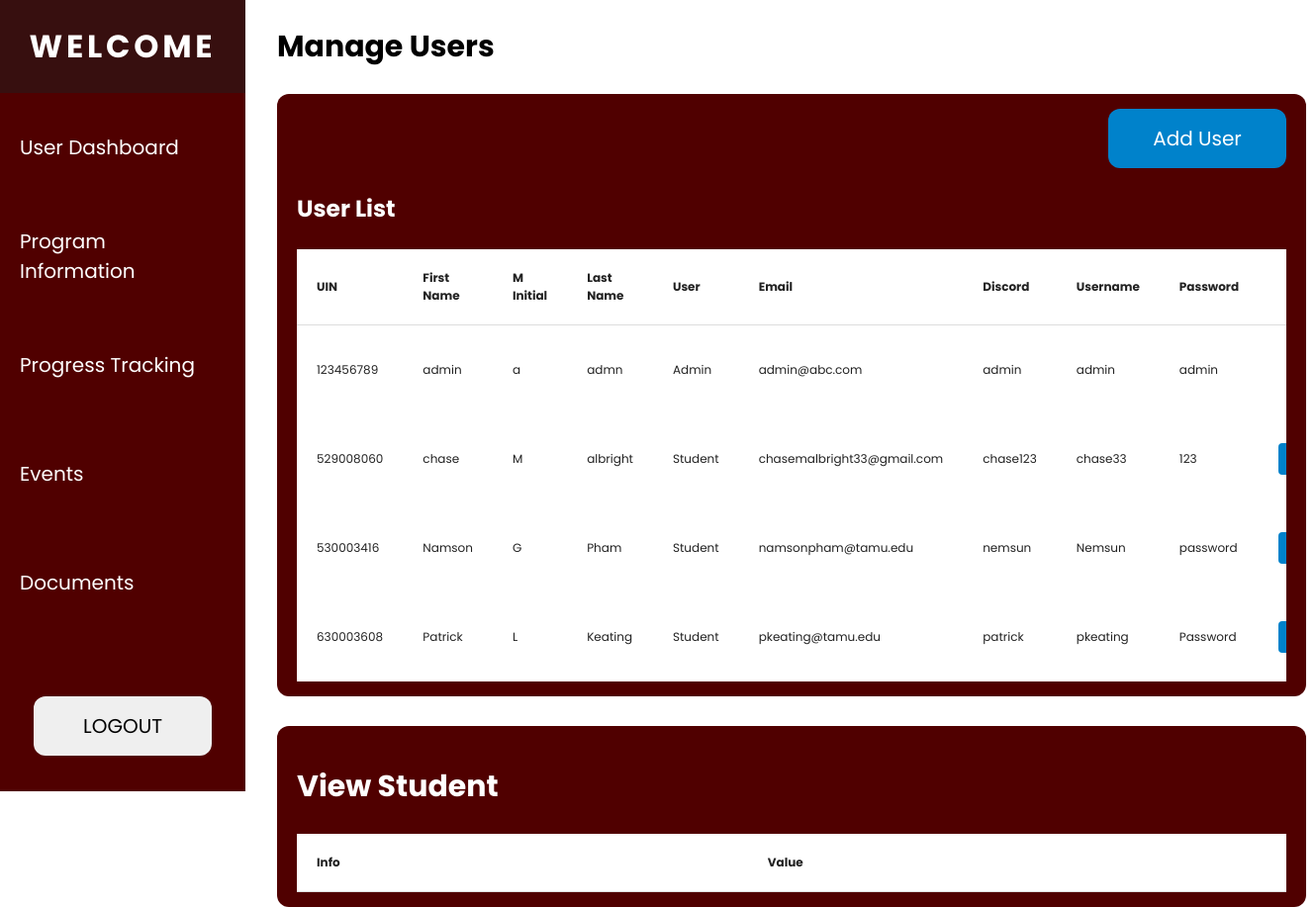
The page /pages/user_admin.php (signed in) on the database its author committed.
### tables this page shows
CREATE TABLE `users` (
  `UIN` int(255) NOT NULL,
  `First_name` varchar(255) NOT NULL,
  `M_Initial` char(1) NOT NULL,
  `Last_Name` varchar(255) NOT NULL,
  `Username` varchar(255) NOT NULL,
  `Passwords` varchar(255) NOT NULL,
  `User_Type` varchar(255) NOT NULL,
  `Email` varchar(255) NOT NULL,
  `Discord` varchar(255) NOT NULL
);

### pages/user_admin.php (the view, shortened to what this page needs)
<?php include '../assets/user_admin_header.php';
include '../assets/navbar.php';
include_once '../includes/dbh.inc.php';
?>
<div class="main-container margin-left-280">
    <div class="header">
        <h2>Manage Users</h2>
    </div>
    <div class="table-wrapper">
    <div class="flex flex-col align-end">
        <button class="add-btn" id="open-user-modal">Add User</button>
    </div>
        <h3>User List</h3>
        <?php
            $stmt = $conn->prepare("SELECT * FROM users");
            $stmt->execute();
            $result = $stmt->get_result();
        ?>
        <div class="table-container">
            <table id="userTable">
                <thead>
                    <tr>
                        <th>UIN</th>
                        <th>First Name</th>
                        <th>M Initial</th>
                        <th>Last Name</th>
                        <th>User</th>
                        <th>Email</th>
                        <th>Discord</th>
                        <th>Username</th>
                        <th>Password</th>
                        <th class="hidden">.</th>
                    </tr>
                </thead>
                <tbody>
                    <?php
                    if(mysqli_num_rows($result) > 0) {
                        while($row = mysqli_fetch_assoc($result)) {
                            ?>
                            <tr>
                                <td><?php echo $row['UIN']; ?></td>
                                <td><?php echo $row['First_name']; ?></td>
                                <td><?php echo $row['M_Initial']; ?></td>
                                <td><?php echo $row['Last_Name']; ?></td>
                                <td><?php echo $row['User_Type']; ?></td>
                                <td><?php echo $row['Email']; ?></td>
                                <td><?php echo $row['Discord']; ?></td>
                                <td><?php echo $row['Username']; ?></td>
                                <td><?php echo $row['Passwords']; ?></td>
                                <?php if ($row['User_Type'] == 'Student') { ?>
                                <td>
                                    <form action="user_admin.php" method="POST">
                                        <button type="submit" name="view_btn" class="table-btn view-btn">VIEW</button>
                                    </form>
                                </td>
                                <?php } else { ?>
                                    <td> </td>
                                <?php } ?>
                            </tr>
                            <?php
                        }
                    } else {
                        echo "No Users Found";
                    }
                    ?>
                </tbody>
            </table>
        </div>
    </div>
    <br>
    <div class="table-wrapper" id="specificTable">
        <h2> View Student </h2>
        <div class="table-container">
            <table id="userTable">
                <thead>
                    <tr>
                        <th>Info</th>
                        <th>Value</th>
                    </tr>
                </thead>
        </div>
    </div>
</div>

### assets/user_admin_header.php (shortened to what this page needs)
<!DOCTYPE html>
<html>
    <head>
        <link rel="stylesheet" href="../css/navbar.css">
        <link rel="stylesheet" href="../css/modal.css">
        <link rel="stylesheet" href="../css/style.css">
    </head>
    <body>

### assets/navbar.php (shortened to what this page needs)
<nav class="navbar">
        <ul class="navbar-nav">
            <li class="welcome-wrapper">
                <a href="../pages/admin_dashboard.php" class="welcome">WELCOME</a>
            </li>
        <li class="nav-item">
            <a href="../pages/user_admin.php" class="nav-link" >User Dashboard</a>
        </li>
        <li class="nav-item">
            <a href="#" class="nav-link">Program Information</a>
        </li>
        <li class="nav-item">
            <a href="#" class="nav-link">Progress Tracking</a>
        </li>
        <li class="nav-item">
            <a href="../pages/event_admin.php" class="nav-link">Events</a>
        </li>
        <li class="nav-item">
            <a href="../pages/documents_admin.php" class="nav-link">Documents</a>
        </li>
        <li class="nav-item">
            <div class="btn-wrapper">
                <form action="../includes/logout.php" method="post">
                    <button type="submit" class="logout-btn">LOGOUT</button>
                </form>
            </div>
    </ul>
</nav>

### css/navbar.css (style rules this page uses)
body { margin: 0; padding: 0; font-family: 'Poppins', sans-serif; }
.navbar { margin: 0; padding: 0; position: fixed; top: 0; width: 248px; height: 100vh; background-color: #500000; }
.welcome { font-weight: bold; font-size: 32px; text-decoration: none; color: white; }
.welcome-wrapper { height: 94px; width: 100%; display: flex; flex-direction: column; align-items: center; justify-content: center; background: rgba(30, 30, 30, 0.50); letter-spacing: 0.3ch; }
.navbar-nav { list-style: none; padding: 0; margin: 0; display: flex; flex-direction: column; align-items: center; height: 100%; font-size: 20px; }
.nav-item { width: 100%; }
.nav-link { text-decoration: none; display: flex; align-items: center; height: 70px; color: white; padding: 20px; }
.btn-wrapper { top: 100%; position: relative; width: 100%; display: flex; flex-direction: column; align-items: center; justify-content: flex-end; }
.logout-btn { border: none; font-family: 'Poppins', sans-serif; width: 180px; height: 60px; border-radius: 12px; display: flex; align-items: center; justify-content: center; font-size: 20px; }

### css/modal.css (style rules this page uses)
* { font-family: 'Poppins', sans-serif; }

### css/style.css (style rules this page uses)
.main-container { margin: 0; padding: 0; font-family: 'Poppins', sans-serif; font-size: 20px; color: black; }
.margin-left-280 { margin-left: 280px; }
.add-btn { border: none; font-family: 'Poppins', sans-serif; width: 180px; height: 60px; border-radius: 12px; display: flex; align-items: center; justify-content: center; font-size: 20px; background-color: #0082CB; color: white; transition: 0.1s; }
.header { display: flex; justify-content: space-between; align-items: center; padding-right: 35px; }
.table-wrapper { background-color: #500000; padding: 15px 20px; margin-right: 35px; border-radius: 12px; color: white; min-width: 1000px; }
.flex { display: flex; }
.flex-col { flex-direction: column; }
.align-end { align-items: flex-end; }
a { text-decoration: none; }
table { border-collapse: collapse; width: 100%; }
td, th { text-align: left; font-size: 12px; background-color: white; padding: 20px; color: #222222; }
th { border-bottom: 1px solid #ddd; }
.hidden { color: white; }
.table-container { overflow-x: auto; max-width: 1600px; }
.table-btn { width: 64px; height: 32px; padding: 6px 12px; color: #fff; border: none; border-radius: 4px; cursor: pointer; transition: 0.1s; display: flex; justify-content: center; }
.view-btn { background-color: #0082CB; }

### rows shown on the page
users: UIN "123456789", First_name "admin", M_Initial "a", Last_Name "admn", User_Type "Admin", Email "admin@abc.com", Discord "admin", Username "admin", Passwords "admin"
users: UIN "529008060", First_name "chase", M_Initial "M", Last_Name "albright", User_Type "Student", Email "chasemalbright33@gmail.com", Discord "chase123", Username "chase33", Passwords "123"
users: UIN "530003416", First_name "Namson", M_Initial "G", Last_Name "Pham", User_Type "Student", Email "namsonpham@tamu.edu", Discord "nemsun", Username "Nemsun", Passwords "password"
users: UIN "630003608", First_name "Patrick", M_Initial "L", Last_Name "Keating", User_Type "Student", Email "pkeating@tamu.edu", Discord "patrick", Username "pkeating", Passwords "Password"
